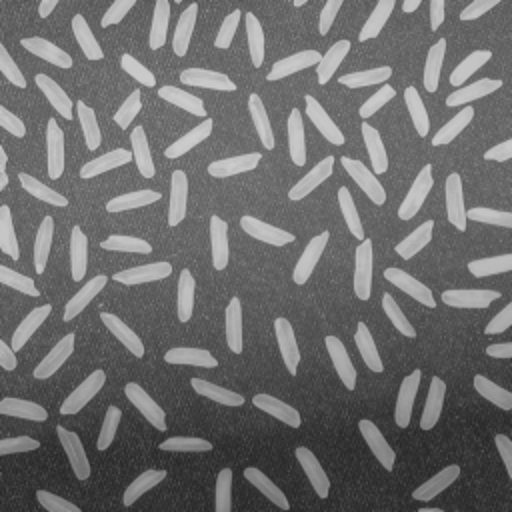
%> input picture clases/Cap01_Introduccion/images/rice.png, 512 x 512 px
$ octave IMG03_MaskScan.m   (GNU Octave 9; MATLAB toolbox functions it lacks are replaced by stand-ins)
%> lines starting %> are read from the running program, lines starting %| are printed output that depends on the picture; in (x1, y1, x2, y2) boxes, pixels count from 0 and x2, y2 are one past the last pixel; in counts of white or black regions, pixels touching at a corner belong together; the program's own positions count from 1
% Example:
%
% This example is a visualization of the filtering process using a mask.
%
% Computer Vision Course
% (c) Domingo Mery (2014) - http://dmery.ing.puc.cl


%close all

% input image
x = imread('rice.png');
%> x is the input picture: size 512x512 uint8; min 38, max 207, mean 111.3
x = x(155:190,125:160);
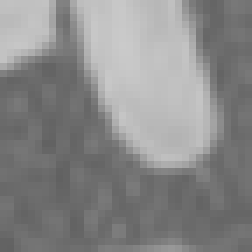
%> x: size 36x36 uint8 (shown 7 times larger); min 97, max 202, mean 136.8
x(8:10,28:30) = 190;
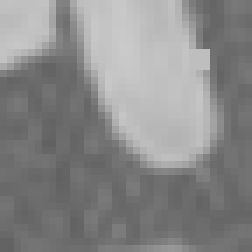
%> x: size 36x36 uint8 (shown 7 times larger); 0.69% of pixels changed, all inside (x1, y1, x2, y2) = (27, 7, 30, 10)
x = double(x);
%> x: size 36x36 double
[N,M] = size(x);
%> N = 36; M = 36
subplot(2,2,1);subimage(x/256);
%> after `subimage(x/256)`:
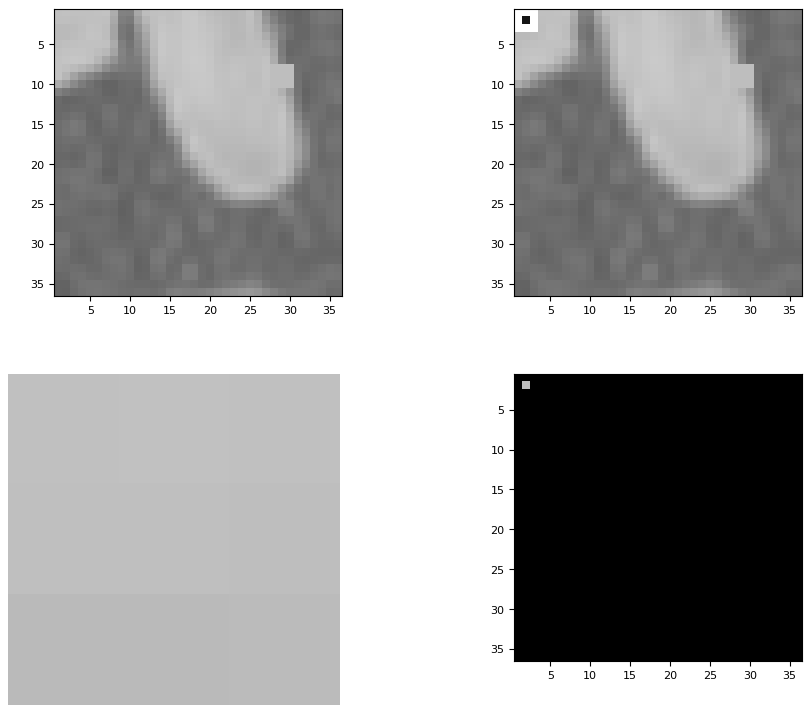
%> figure redrawn from the program's plot data, 4 panels
setw
%> (this line was passed over: setw is not available in this run)

%mask
p = input('1:average, 2:median, 3:vertical edges, 4:horizontal edges: ');
%> the answer given: 1
m = input('mask size: ');
%> the answer given: 3


switch p
    case 1
        y = ones(m,m)/m^2;
    case 2
        y = ones(m,m);
    case 3
        y = zeros(m,m);
        y(:,1)   = -1;
        y(:,end) = 1;
    case 4
        y = zeros(m,m);
        y(1,:)   = -1;
        y(end,:) = 1;
end


[m1,m2] = size(y);

n1 = (m1-1)/2;
n2 = (m2-1)/2;
r = zeros(N,M);
key = '';
for i=n1+1:N-n1
    for j=n2+1:M-n2
        t = x(-n1+i:n1+i,-n2+j:n2+j).*y(m1:-1:1,m2:-1:1);
        z = x;
        z(-n1+i:n1+i,-n2+j:n2+j) = t;
        z(-n1+i,-n2+j:n2+j) = 256;
        z(n1+i,-n2+j:n2+j)  = 256;
        z(-n1+i:n1+i,-n2+j) = 256;
        z(-n1+i:n1+i,n2+j)  = 256;
        subplot(2,2,2);subimage(z/256);
        subplot(2,2,3);imshow(x(-n1+i:n1+i,-n2+j:n2+j)/256);
        if p==2
            r(i,j) = median(t(:));
        else
            r(i,j) = sum(t(:));
        end
        subplot(2,2,4);subimage(abs(r/256));
        if isempty(key)
%> (the run ends here)

$ run again, with clases/Cap01_Introduccion/images/frutos_rojos.png copied over clases/Cap01_Introduccion/images/rice.png
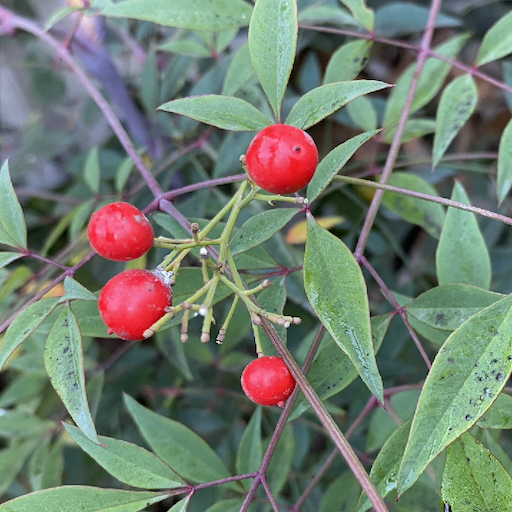
%> input picture clases/Cap01_Introduccion/images/frutos_rojos.png, 512 x 512 px
%> x is the input picture: size 512x512x3 uint8; mean R, G, B 112.8, 125.1, 111.7
%> `subimage(x/256)`:
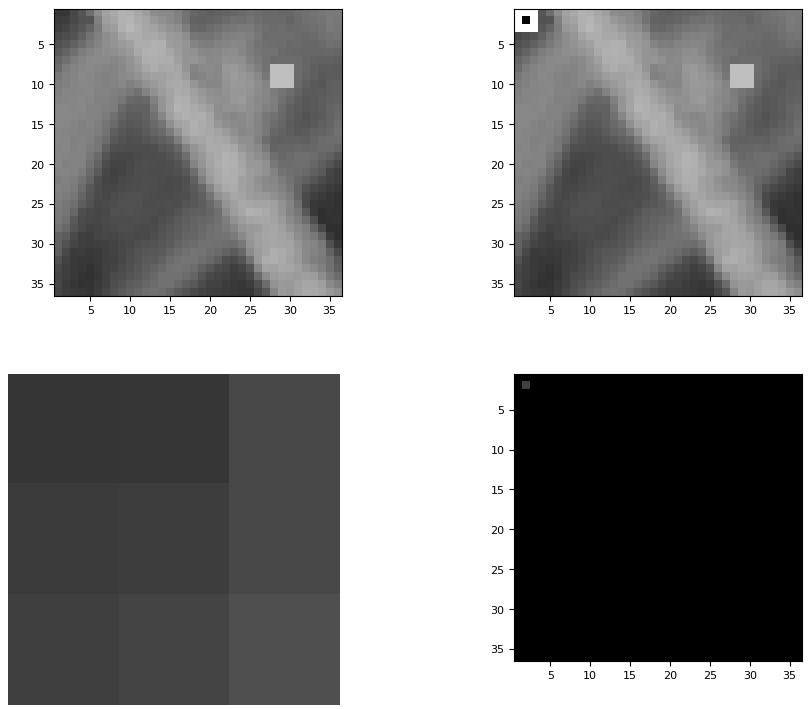
%> figure redrawn from the program's plot data, 4 panels

$ run again, with clases/Cap01_Introduccion/images/mandril.png copied over clases/Cap01_Introduccion/images/rice.png
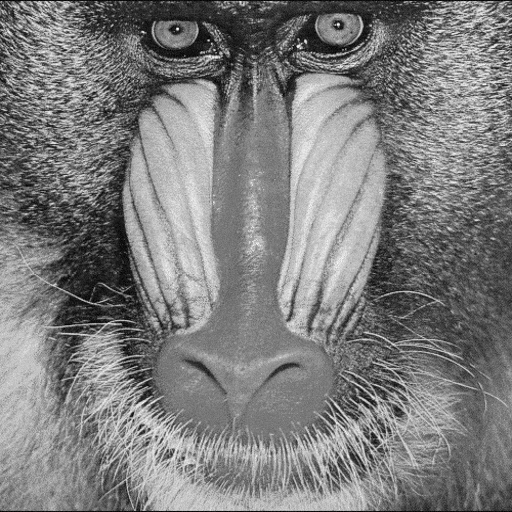
%> input picture clases/Cap01_Introduccion/images/mandril.png, 512 x 512 px
%> x is the input picture: size 512x512 uint8; min 0, max 255, mean 125
%> `subimage(x/256)`:
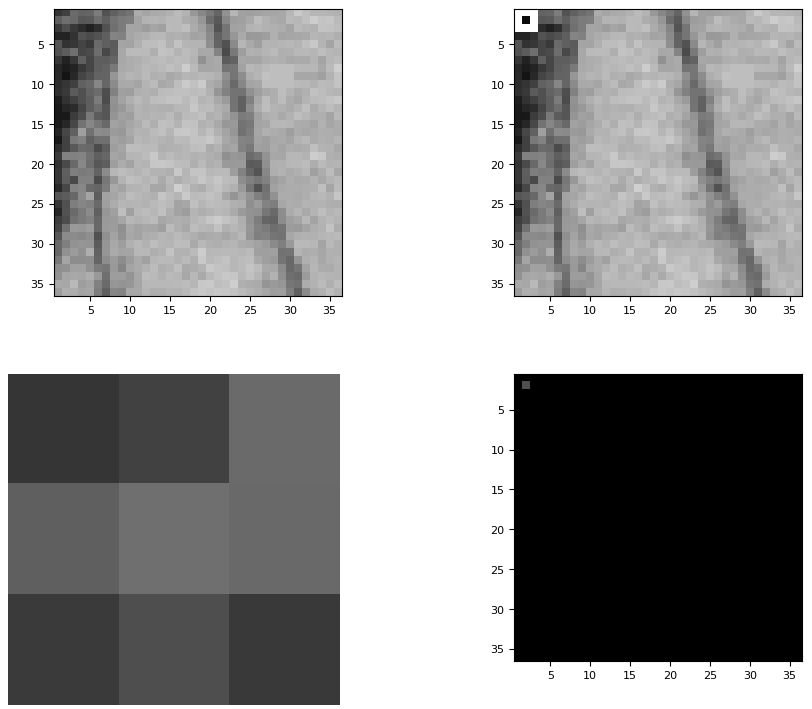
%> figure redrawn from the program's plot data, 4 panels

$ run again, with clases/Cap01_Introduccion/images/flowers.jpg saved as clases/Cap01_Introduccion/images/rice.png
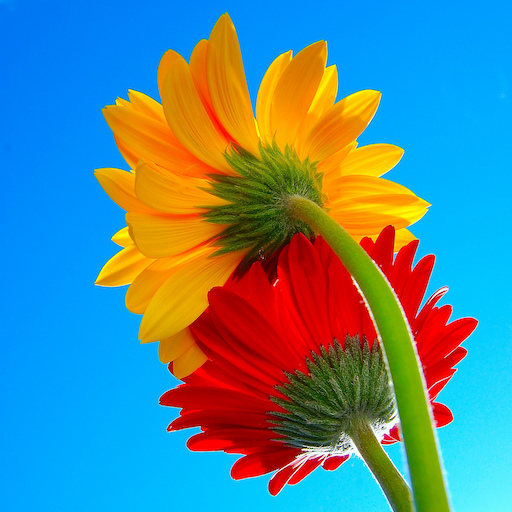
%> input picture clases/Cap01_Introduccion/images/flowers.jpg, 512 x 512 px
%> x is the input picture: size 512x512x3 uint8; mean R, G, B 86.6, 134.8, 144.6
%> `x(8:10,28:30) = 190;`:
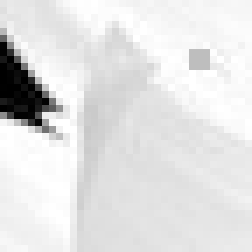
%> x: size 36x36 uint8 (shown 7 times larger); min 0, max 255, mean 225
%> `subimage(x/256)`:
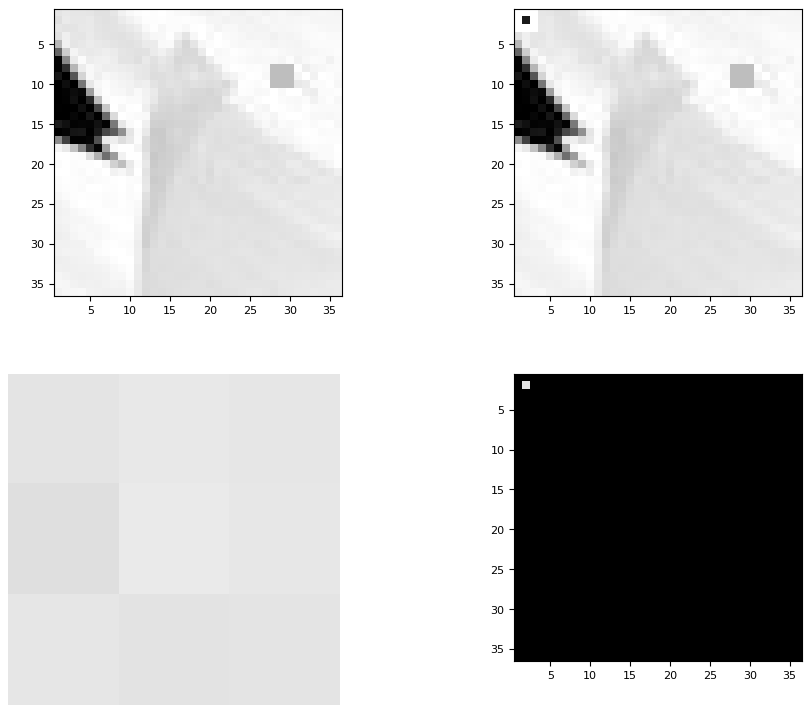
%> figure redrawn from the program's plot data, 4 panels
